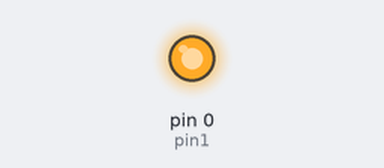
Recording of a sketch running on a simulated Arduino Uno, built with avr-gcc and run on an emulated ATmega328P. Parts: output pins drawn as LEDs (lit = HIGH).

Above: at 1.8 s.
At 5.4 s:
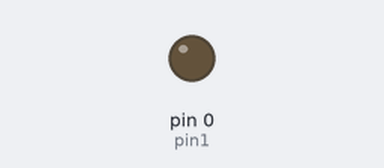
Timing chart, 0 to 9.4 s (numbered marks = the images above):
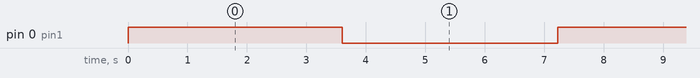

Measured:
- by itself, pin 0 (pin1): alternates HIGH for 3.6 s and LOW for 3.6 s, 10 changes in all, then stays LOW

The sketch:

BeanBlink.ino
```cpp
#include <math.h>

int pin1 = 0;

void setup() {
//    Serial.begin(57600);
    pinMode(pin1, OUTPUT);
}

void loop() {
    float in, out;
    int i;
Serial.println('hi');
    // pulse 5 times - about 30 seconds
    for (i = 0; i < 5; i++) {
        for (in = 0; in < 6.283; in = in + 0.001) {
            out = sin(in) * 127.5 + 127.5;
            analogWrite(pin1, out);
            delay(1); // 1 millisecond delay makes a huge difference in the rate of the pulse
        }
    }

    // turn off for 59 minutes
    analogWrite(pin1, LOW);
    //Bean.sleep(3540000); // 59 minutes 1000 * 60 * 59
    delay(3540000);

}


// Note: Code that blocks
// for too long (like more than 5 seconds), can make weird things happen (like
// dropping the network connection). The built-in delay function
// safely interleaves required background activity, so arbitrarily long delays
// can safely be done if you need them.

// Not sure about Bean.sleep
```
